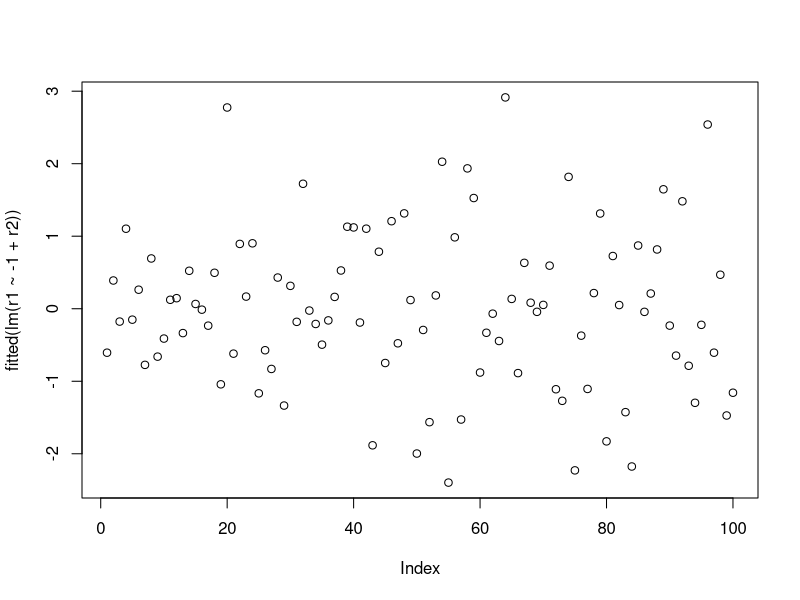

Write R code to recreate this figure.
# Frisch Waugh Lovell by hand 
# Thelonious Goerz 
# 9/4/23

set.seed(100)


# Create DGP
x1 = rnorm(100)
x2 = rnorm(100)
y1 = 1 + x1 - x2 + rnorm(100)

# Target: b1

# 1. Regress y on x2
r1 = residuals(lm(y1 ~ x2))
# 2. Regress x1 on x2
r2 = residuals(lm(x1 ~ x2))

# ols
coef(lm(y1 ~ x1 + x2))


# fwl ols
# Remove intercet
plot(fitted(lm(r1 ~ -1 + r2)))

